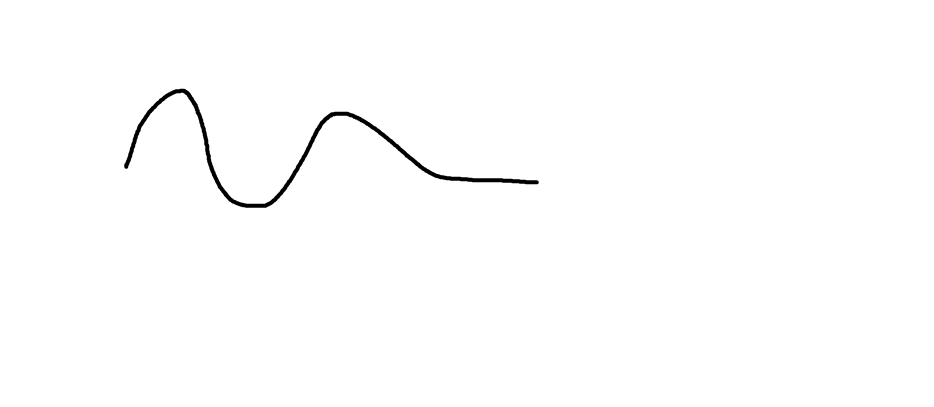
#> input picture Images/Curve1.png, 1868 x 813 px, given in place of Curve1.jpg, which was not available (shown at 1/2 size)
$ python find_kuka_points.py
#> lines starting #> are read from the running program, lines starting #| are printed output that depends on the picture; after the words box and inside, x2 and y2 are one past the last pixel; in counts of white or black regions, pixels touching at a corner belong together; pictures that were not available may be replaced by others from this repository, and a replacement may not be noted
#> in main, img is the input picture: shape (813, 1868, 3); min 0, max 255, mean 253.3
### advanced_scripts/find_edges.py
import cv2 as cv
import numpy as np
import datetime

# Using these code for importing scripts from sub-folder 'basic_scripts'
from basic_scripts import transformation
import os
os.path.join("D:", "OpenCV", "../basic_scripts")


def canny_edge_detection(img, ksize=(3, 3), threshold1=30, threshold2=60):
#> called with ksize = (3, 3), threshold1 = 30, threshold2 = 60
    gray_wo_blur = cv.cvtColor(img, cv.COLOR_BGR2GRAY)
    gauss_blur = cv.GaussianBlur(gray_wo_blur, ksize, sigmaX=1, sigmaY=1)
    canny = cv.Canny(gauss_blur, threshold1, threshold2, apertureSize=3, L2gradient=True)
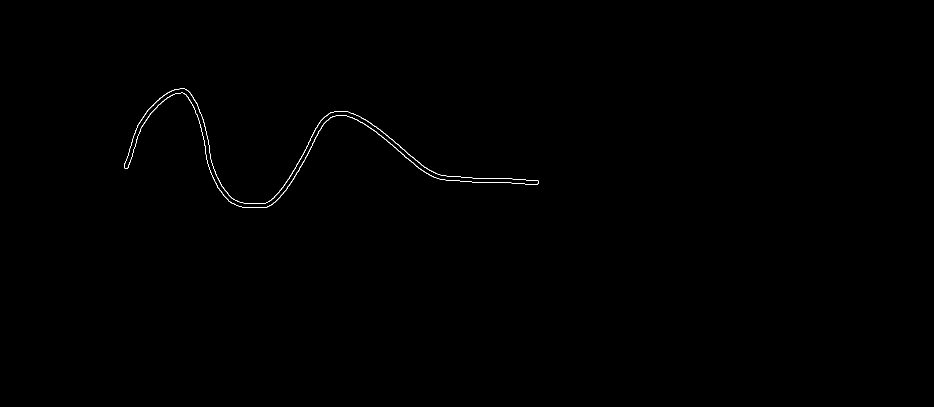
#> canny: shape (813, 1868) (shown at 1/2 size); 0.19% white in thin lines or dots, all inside (x1, y1, x2, y2) = (248, 177, 1078, 416)
    return canny


# [7 lines left out: function laplacian_edge_detection, not called in this run]


def main():
    pass


# [2 lines that do not run on import are left out]

### advanced_scripts/find_kuka_points.py
import cv2 as cv
from advanced_scripts.find_edges import canny_edge_detection
from advanced_scripts.find_contours import find_coord
from advanced_scripts import find_middle_points


def kuka_coord(points):
    kuka_points = []
    for point in points:
        x = 244.6 + (251 - int(point[1]))*0.5
        y = 160.07 + (354 - int(point[0]))*0.5
        kuka_points.append([round(x, 2), round(y, 2)])
    return kuka_points


def main():
    img = cv.imread('../Images/Curve1.jpg')
    canny = canny_edge_detection(img)
    contours, hierarchy = cv.findContours(canny, cv.RETR_EXTERNAL, cv.CHAIN_APPROX_TC89_KCOS)
#> contours = 1 contour; box (x1, y1, x2, y2) and area: (248, 177, 1078, 416) 10243

    points = []
    for point in contours[0]:
        points.append([point[0][0], point[0][1]])
#> this loop made 348 passes
#> point on passes 1 to 3: [[359, 177]], [[350, 178]], [[345, 180]]
#> after the loop, points = 348 pairs, first value 248 to 1077, second value 177 to 415

    cv.waitKey(0)


if __name__ == "__main__":
    main()

$ run again, with Images/Shapes.png copied over Images/Curve1.png
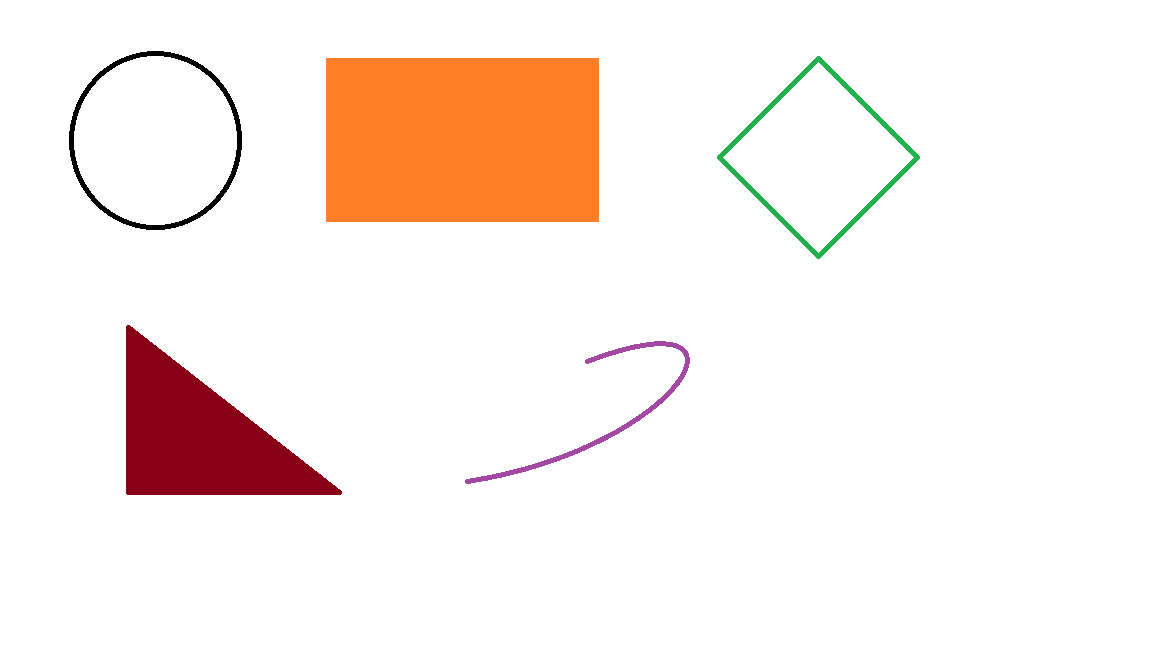
#> input picture Images/Shapes.png, 1152 x 648 px, given in place of Curve1.jpg, which was not available
#> in main, img is the input picture: shape (648, 1152, 3); mean B, G, R 234.3, 239.2, 250
#> in canny_edge_detection, `gray_wo_blur = cv.cvtColor(img, cv.COLOR_BGR2GRAY)`:
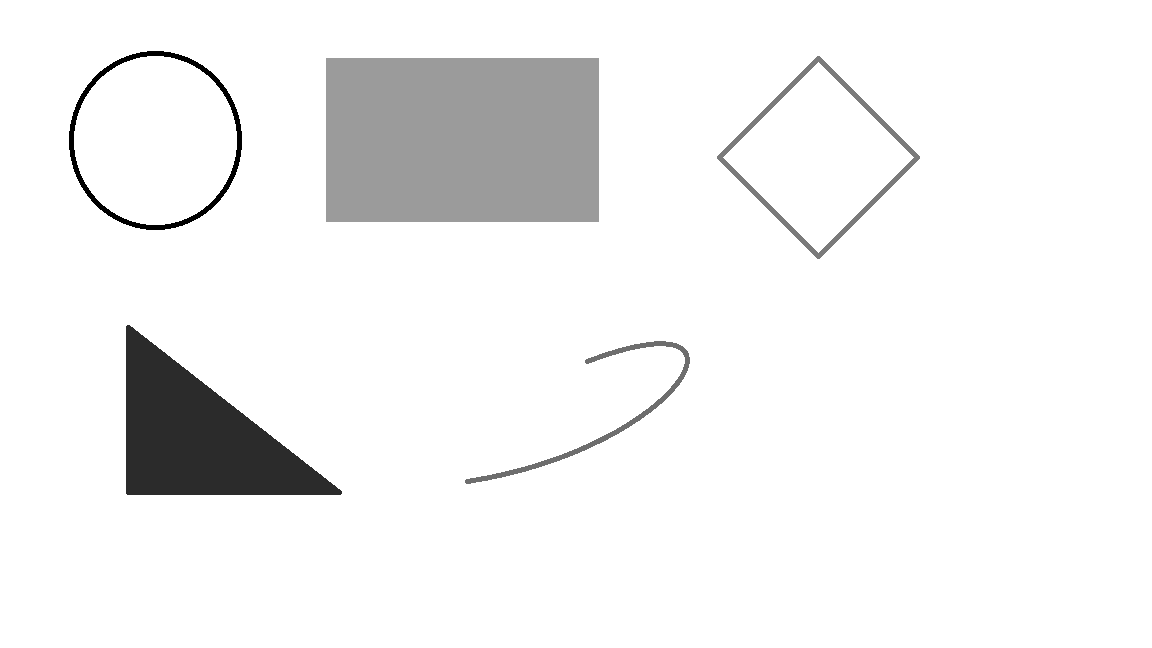
#> gray_wo_blur: shape (648, 1152); min 0, max 255, mean 241.8
#> in canny_edge_detection, `canny = cv.Canny(gauss_blur, threshold1, threshold2, apertureSize=3, L..`:
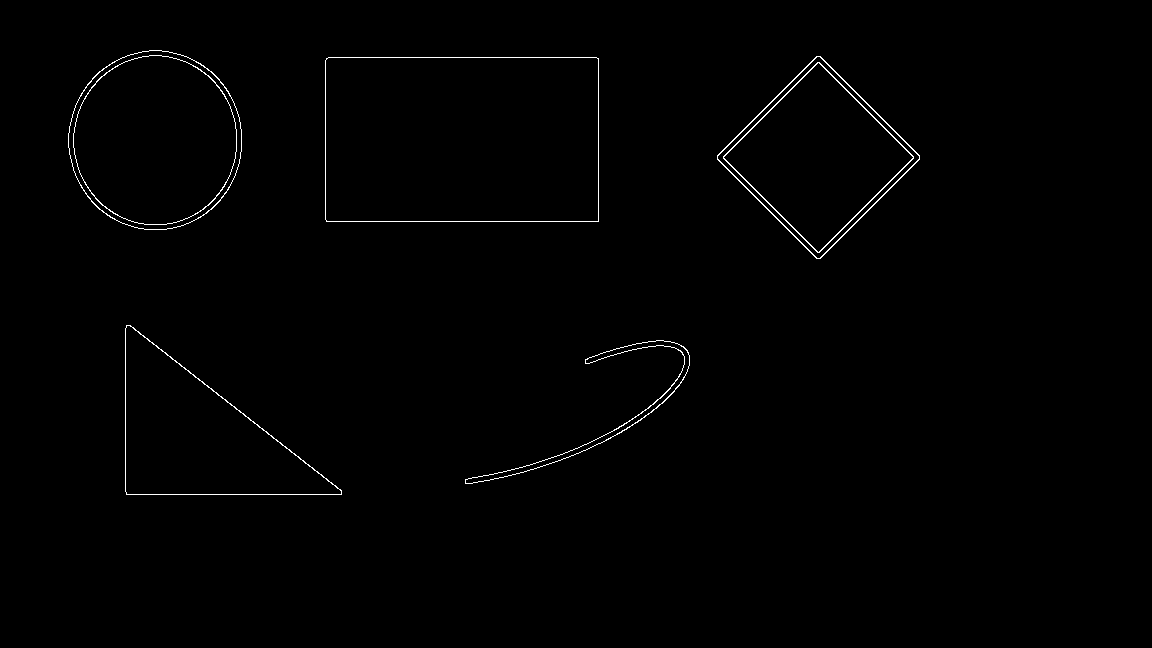
#> canny: shape (648, 1152); 0.68% white in thin lines or dots, all inside (x1, y1, x2, y2) = (68, 50, 920, 495)
#> contours = 5 contours; box (x1, y1, x2, y2) and area: (325, 57, 599, 222) 44767, (68, 50, 242, 230) 24471, (717, 56, 920, 259) 21202, (125, 325, 342, 495) 19152, (465, 340, 690, 484) 1962
#> the loop in main, `for point in contours[0]:` made 97 passes
#> point on passes 1 to 8: [[656, 340]], [[648, 341]], [[642, 342]], [[636, 343]], [[628, 345]], [[616, 348]], [[606, 351]], [[603, 352]]
#> after the loop in main, `for point in contours[0]:`: points = 97 pairs, first value 465 to 689, second value 340 to 483
